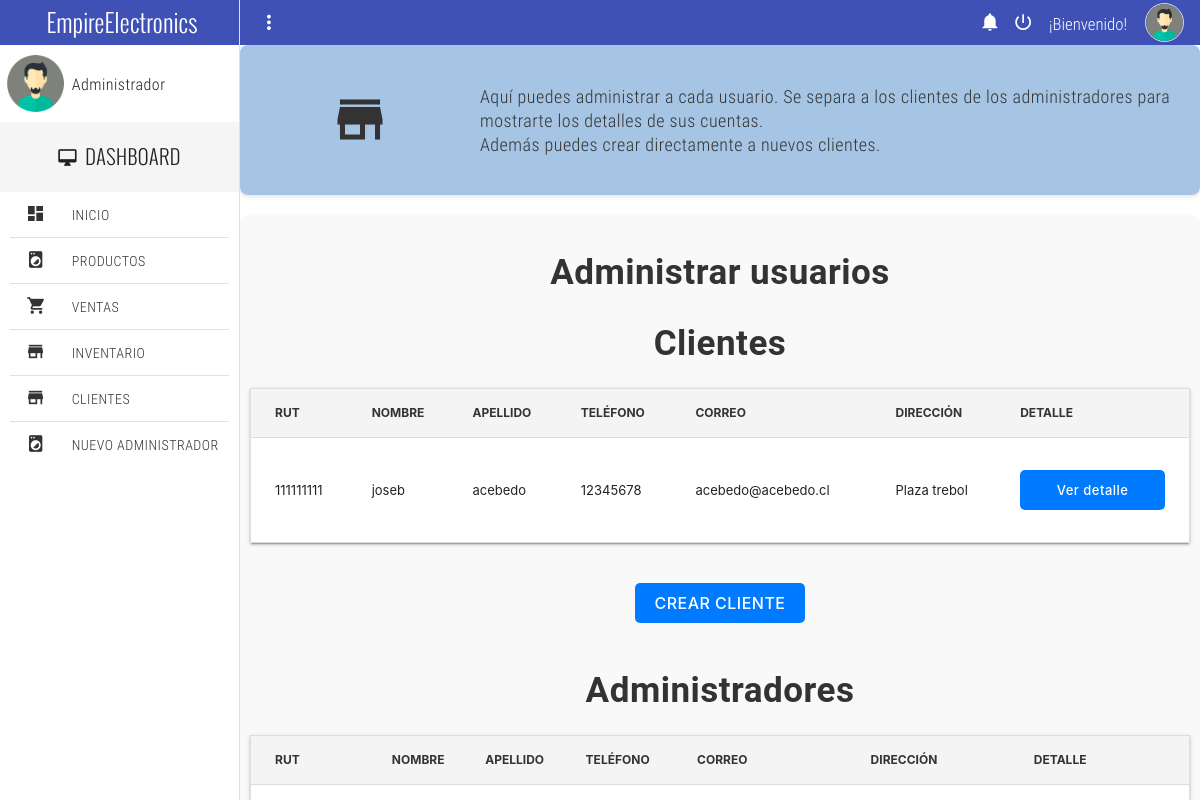
Page /clientes/ (signed in) on the committed database.
### empireapp/models.py (models this page shows, shortened)
class Cliente(AbstractBaseUser, PermissionsMixin):
    rut = models.CharField(max_length=12, unique=True, primary_key=True)
    nombre = models.CharField(max_length=100)
    apellido = models.CharField(max_length=100)
    correo = models.EmailField(max_length=100, unique=True)
    telefono = models.CharField(max_length=20)
    fecha_ncto = models.DateField(default=timezone.now)
    direccion = models.CharField(max_length=255)
    is_active = models.BooleanField(default=True)
    is_staff = models.BooleanField(default=False)
    objects = ClienteManager()
    USERNAME_FIELD = 'correo'
    REQUIRED_FIELDS = ['rut', 'nombre', 'apellido', 'telefono', 'fecha_ncto', 'direccion']

### empireapp/views.py (the view)
# urls.py: path('clientes/', clientes, name="clientes"),
@user_passes_test(is_admin)
@login_required
def clientes(request):
    clientes = Cliente.objects.all()
    datos = {
        'clientes': clientes
    }
    return render(request, "empireapp/pages/dashboard/clientes.html", datos)

### empireapp/context_processors.py (called while the page is built)
def cart_item_count(request):
    cart_item_count = 0
    items = []
    total = 0
    if request.user.is_authenticated:
        cart = Cart.objects.filter(user=request.user).first()
        if cart:
            cart_items = CartItem.objects.filter(cart=cart).select_related('producto')
            cart_item_count = cart_items.count()
            items = cart_items
            total = sum(item.producto.precio * item.quantity for item in items)
    else:
        cart = None
    return {'cart_item_count': cart_item_count, 'cart': cart, 'items': items, 'total': total}

def login_form(request):
    form = AuthenticationForm()
    return {'login_form': form}

### empireapp/views.py (called while the page is built)
def is_admin(user):
    return user.is_staff

### empireapp/templates/empireapp/pages/dashboard/clientes.html (shortened to what this page needs)
{% extends "empireapp/pages/dashboard/home.html" %}
{% block contenido %}
<section class="full-width header-well">
    <div class="full-width header-well-icon">
        <i class="zmdi zmdi-store"></i>
    </div>
    <div class="full-width header-well-text">
        <p class="text-condensedLight">
            Aquí puedes administrar a cada usuario. Se separa a los clientes
            de los administradores para mostrarte los detalles de sus cuentas.<br>
            Además puedes crear directamente a nuevos clientes.
        </p>
    </div>
</section>
<div class="manage-users-container">
    <h1 class="manage-users-title">Administrar usuarios</h1>
    <h2 class="table-title">Clientes</h2>
    <table class="mdl-data-table mdl-js-data-table mdl-shadow--2dp full-width table-responsive manage-users-table">
        <thead>
            <tr>
                <th>RUT</th>
                <th>NOMBRE</th>
                <th>APELLIDO</th>
                <th>TELÉFONO</th>
                <th>CORREO</th>
                <th>DIRECCIÓN</th>
                <th>DETALLE</th>
            </tr>
        </thead>
        <tbody>
            {% for c in clientes %}
                {% if c.is_staff == False %}
                    <tr>
                        <td>{{ c.rut }}</td>
                        <td>{{ c.nombre }}</td>
                        <td>{{ c.apellido }}</td>
                        <td>{{ c.telefono }}</td>
                        <td>{{ c.correo }}</td>
                        <td>{{ c.direccion }}</td>
                        <td>
                            <a href="{% url 'detallecliente' c.rut %}" role="button" class="manage-users-btn-detail">Ver detalle</a>
                        </td>
                    </tr>
                {% endif %}
            {% endfor %}
        </tbody>
    </table>
    <div class="center-button-cliente">
        <a href="{% url 'crearcliente' %}" role="button" class="manage-users-btn">CREAR CLIENTE</a>
    </div>
    <h2 class="table-title">Administradores</h2>
    <table class="mdl-data-table mdl-js-data-table mdl-shadow--2dp full-width table-responsive manage-users-table">
        <thead>
            <tr>
                <th>RUT</th>
                <th>NOMBRE</th>
                <th>APELLIDO</th>
                <th>TELÉFONO</th>
                <th>CORREO</th>
                <th>DIRECCIÓN</th>
                <th>DETALLE</th>
            </tr>
        </thead>
        <tbody>
            {% for c in clientes %}
                {% if c.is_staff %}
                    <tr>
                        <td>{{ c.rut }}</td>
                        <td>{{ c.nombre }}</td>
                        <td>{{ c.apellido }}</td>
                        <td>{{ c.telefono }}</td>
                        <td>{{ c.correo }}</td>
                        <td>{{ c.direccion }}</td>
                        <td>
                        </td>
                    </tr>
                {% endif %}
            {% endfor %}
        </tbody>
    </table>
</div>
{% endblock contenido %}

### empireapp/static/empireapp/assets/css/main.css (style rules this page uses)
html, body { width: 100%; height: 100%; margin: 0; padding: 0; font-size: 16px; font-family: "RobotoRegular"; position: relative; background-color: #fff; }
.text-condensedLight { font-family: "RobotoCondensedLight"; }
.full-width { margin: 0; padding: 0; width: 100%; box-sizing: border-box; }
.table-responsive { width: 100%; overflow-x: scroll; position: relative; }
.header-well, .header-well-icon, .header-well-text { min-height: 150px; height: auto; }
.header-well { position: relative; }
.header-well-icon, .header-well-text { position: absolute; top: 0; color: #333; }
.header-well-icon { left: 0; width: 25%; }
.header-well-icon i, .header-well-text p { position: absolute; top: 50%; display: block; width: 100%; transform: translateY(-50%); }
.header-well-icon i { text-align: center; font-size: 60px; }
.header-well-text { right: 0; width: 75%; }
.header-well-text p { font-size: 20px; margin: 0; padding: 0; }

### empireapp/static/empireapp/css/style.css (style rules this page uses)
:root { --color-black: #021736; --color-green-dark: #1B4242; --color-orange: #F45E0C; --color-orange-light: #FDDBC9; --color-sage: #436850; --color-blue: #0156FF; --color-gray-dark: #7d7d7d; --color-gray-light: #CBCBCB; --color-gray-lighter: #efefef; --color-white: #FFFFFF; --font-primary: "Inter", sans-serif; --transition: all 0.3s ease; --box-shadow: rgba(50, 50, 105, 0.15) 0px 2px 5px 0px, rgba(0, 0, 0, 0.05) 0px 1px 1px 0px; --box-shadow-2: rgb(39 39 94 / 15%) 0 100px 50px 100px, rgb(39 39 94 / 15%) 0 100px 50px 100px }
* { margin: 0; padding: 0; -webkit-box-sizing: border-box; -moz-box-sizing: border-box; box-sizing: border-box; -webkit-font-smoothing: antialiased; -moz-osx-font-smoothing: grayscale; text-rendering: optimizeLegibility; }
body { font-family: var(--font-primary); font-size: 16px; font-optical-sizing: auto; font-style: normal; font-variation-settings: "slnt" 0; }
h1,h2,h3,h4,h5,h6, a, p, span, textarea { letter-spacing: 0.03rem; }
.header-well { background-color: #a6c5e4; padding: 20px; border-radius: 8px; color: white; margin-bottom: 20px; display: flex; align-items: center; box-shadow: 0 2px 4px rgba(0, 0, 0, 0.1); }
.header-well-icon { font-size: 50px; margin-right: 20px; }
.header-well-text p { font-size: 18px; }
.table-responsive { overflow-x: auto; }
.mdl-data-table { width: 100%; border-collapse: collapse; margin-bottom: 20px; border: 1px solid #ddd; }
.mdl-data-table th, .mdl-data-table td { padding: 12px 15px; text-align: left; border-bottom: 1px solid #ddd; }
.mdl-data-table th { background-color: #f4f4f4; color: #333; font-weight: bold; }
.mdl-data-table a { color: #3498db; text-decoration: none; }
table td { vertical-align: middle; text-align: center; }
h1, h2 { color: #333; margin-bottom: 20px; }
.manage-users-container { max-width: 1200px; padding: 10px; background-color: #f9f9f9; border-radius: 10px; box-shadow: 0 2px 4px rgba(0, 0, 0, 0.1); }
.manage-users-title, .table-title { color: #333; margin-bottom: 20px; text-align: center; font-size: 35px; font-weight: bold; }
.manage-users-btn, .manage-users-btn-detail { display: flex; justify-content: center; padding: 10px 20px; background-color: #007bff; color: white !important; border: none; border-radius: 5px; text-decoration: none; text-align: center; transition: background-color 0.3s; margin-bottom: 20px; margin-top: 20px; cursor: pointer; }
.center-button-cliente { display: flex; justify-content: center; margin-bottom: 20px; }
.manage-users-btn-detail { background-color: #007bff; }

### rows in the picture
Cliente: rut "111111111", nombre "joseb", apellido "acebedo", telefono "12345678", correo "acebedo@acebedo.cl", direccion "Plaza trebol"
